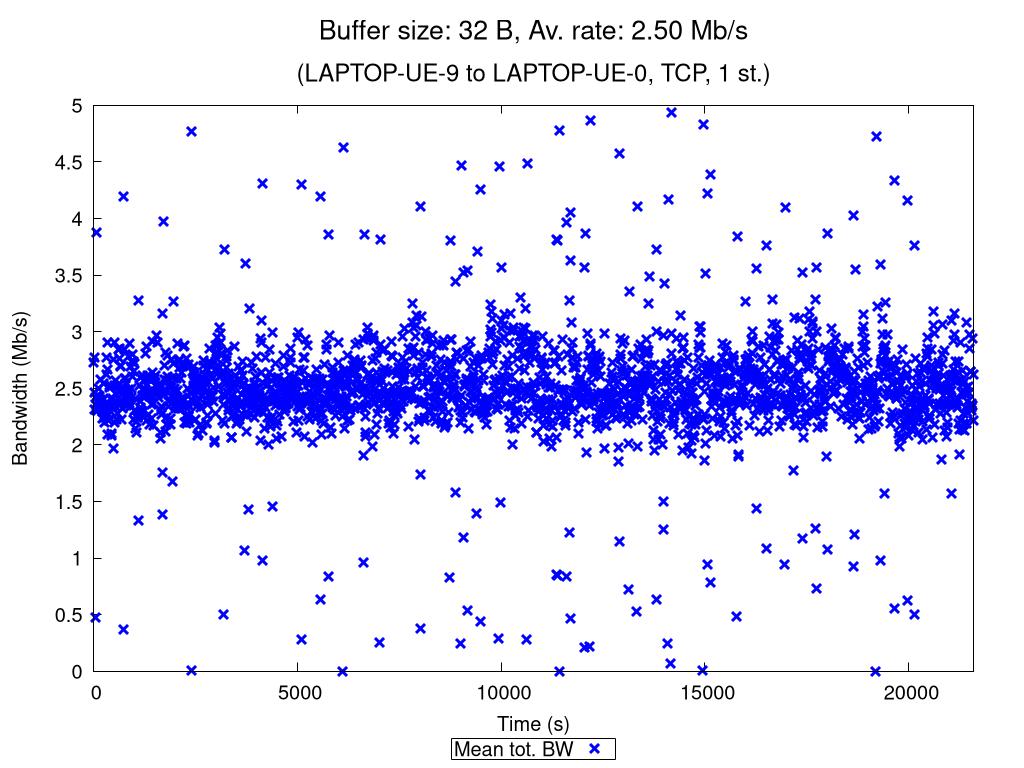

Generate this figure with gnuplot:
set terminal pngcairo nocrop enhanced size 1024,768 font "Verdana,15"
set output "TCP_1_st_2020_12_05_00-21-22_two2one_00032B.png"

set title "{/=20 Buffer size: 32 B, Av. rate: 2.50 Mb/s}\n\n{/=18 (LAPTOP-UE-9 to LAPTOP-UE-0, TCP, 1 st.)}"

set xlabel "Time (s)"
set ylabel "Bandwidth (Mb/s)"
set ytics nomirror
set key bmargin center horizontal box samplen 1 width -1
set bmargin 4.6
set rmargin 4.5

rf = 1000000.0  # rate factor
set style fill transparent solid 0.2 noborder
set autoscale xfix
plot "TCP_1_st_2020_12_05_00-21-22_two2one_00032B_iperf_processed.dat" using 1:($2/rf-$3/rf):($2/rf+$3/rf) with filledcurves lc rgb "blue" notitle, \
     "" using 1:($2/rf) with points pt 2 ps 1.5 lw 3 lc rgb "blue" title "Mean tot. BW", \
